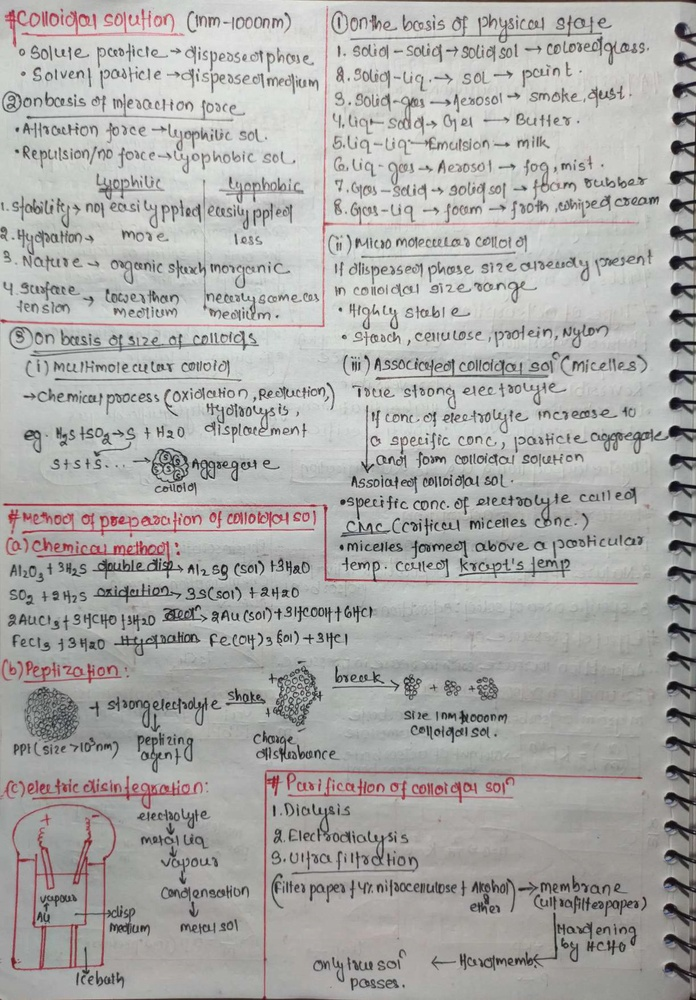
#> input picture ClassTask/colloidal_solutions.jpeg, 696 x 1000 px, shrunk from 1114 x 1600 before the run
$ python -i image_utils.py   (imports and definitions only)
#> lines starting #> are read from the running program, lines starting #| are printed output that depends on the picture
import cv2
import numpy as np
import os

def preprocess_image(image_path):
#> called with image_path = 'ClassTask/colloidal_solutions.jpeg'
    img = cv2.imread(image_path)
#> img is the input picture: shape (1000, 696, 3); mean B, G, R 168.8, 170.9, 171.6
    gray = cv2.cvtColor(img, cv2.COLOR_BGR2GRAY)
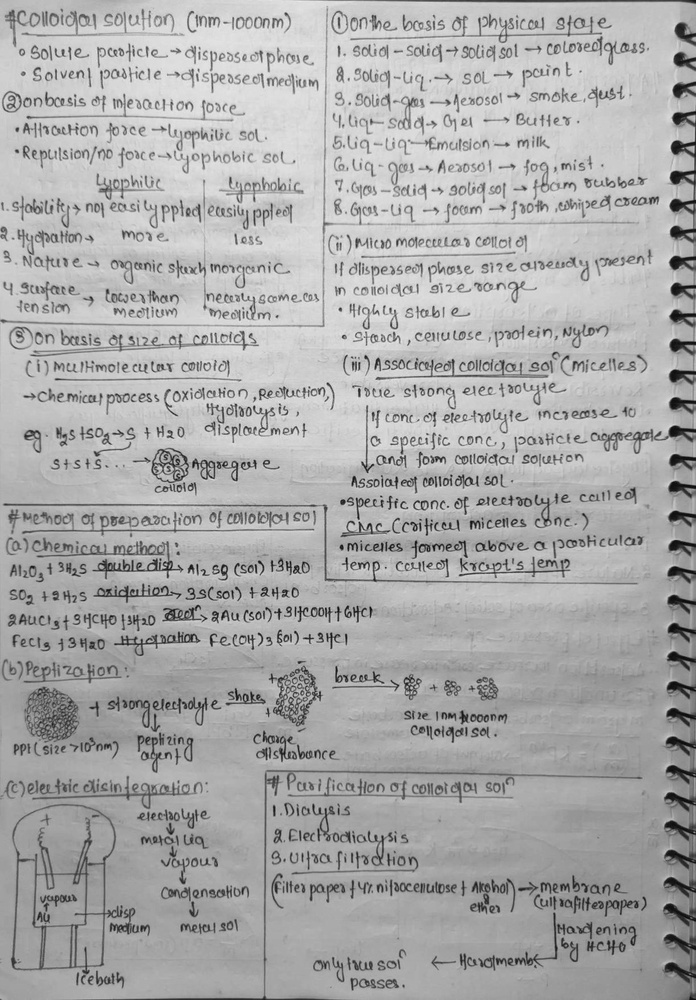
#> gray: shape (1000, 696); min 7, max 236, mean 171

    # Denoise then sharpen — better than hard thresholding for handwriting
    denoised = cv2.fastNlMeansDenoising(gray, h=10)
    kernel = np.array([[0, -1, 0], [-1, 5, -1], [0, -1, 0]])
    sharpened = cv2.filter2D(denoised, -1, kernel)
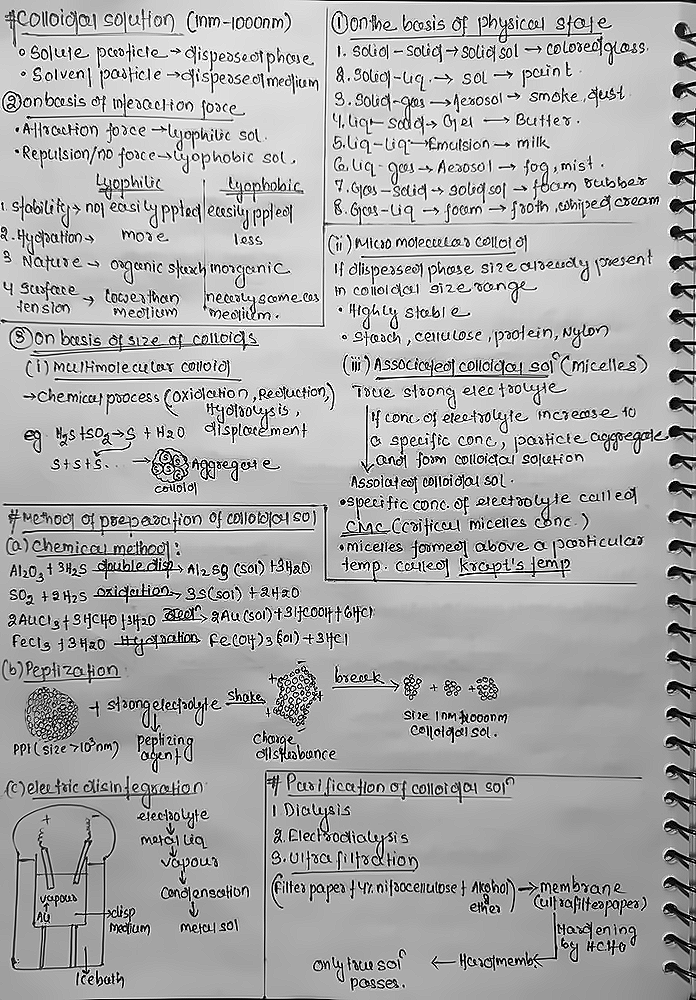
#> sharpened: shape (1000, 696); min 0, max 255, mean 171.8

    base, ext = os.path.splitext(image_path)
    processed_path = base + "_processed" + ext
    cv2.imwrite(processed_path, sharpened)
    return processed_path

>>> result = preprocess_image('ClassTask/colloidal_solutions.jpeg')

$ run again, on ClassTask/properties_colloidal.jpeg
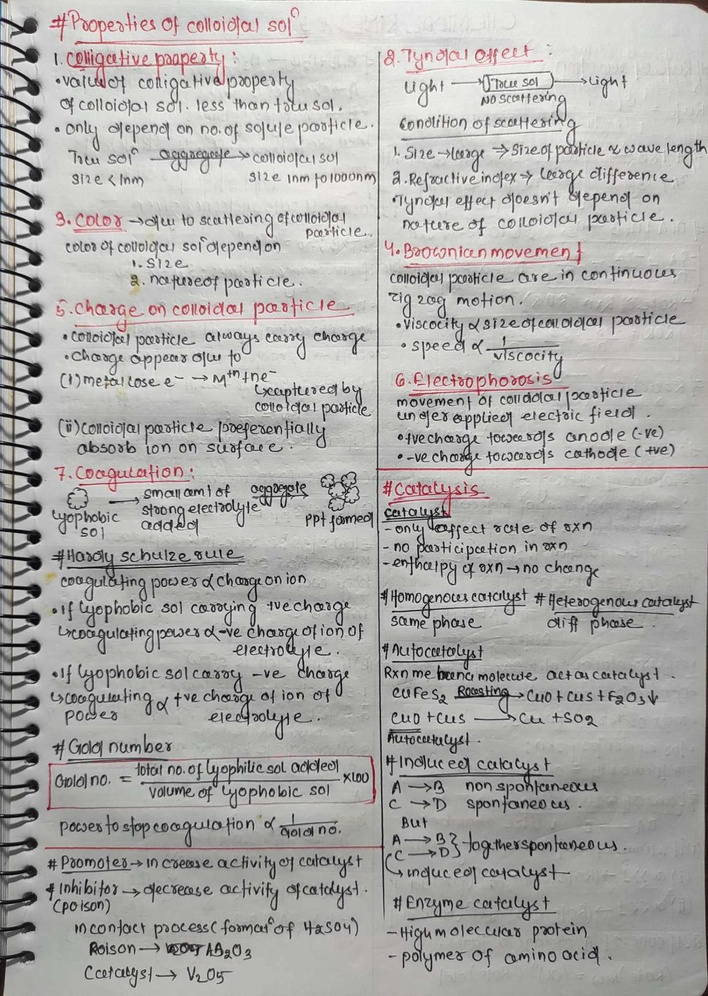
#> input picture ClassTask/properties_colloidal.jpeg, 708 x 996 px, shrunk from 1137 x 1600 before the run
#> in preprocess_image, img is the input picture: shape (996, 708, 3); mean B, G, R 169.6, 172.1, 173.3
#> in preprocess_image, `sharpened = cv2.filter2D(denoised, -1, kernel)`:
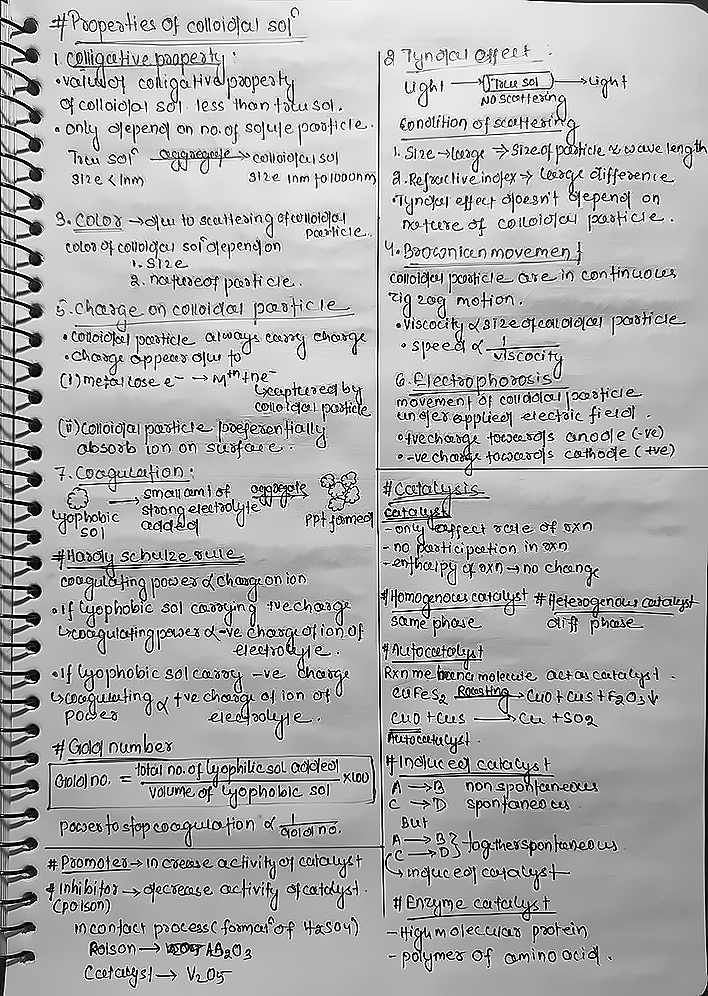
#> sharpened: shape (996, 708); min 0, max 255, mean 173.6

$ run again, on ClassTask/surface_chemistry.jpeg
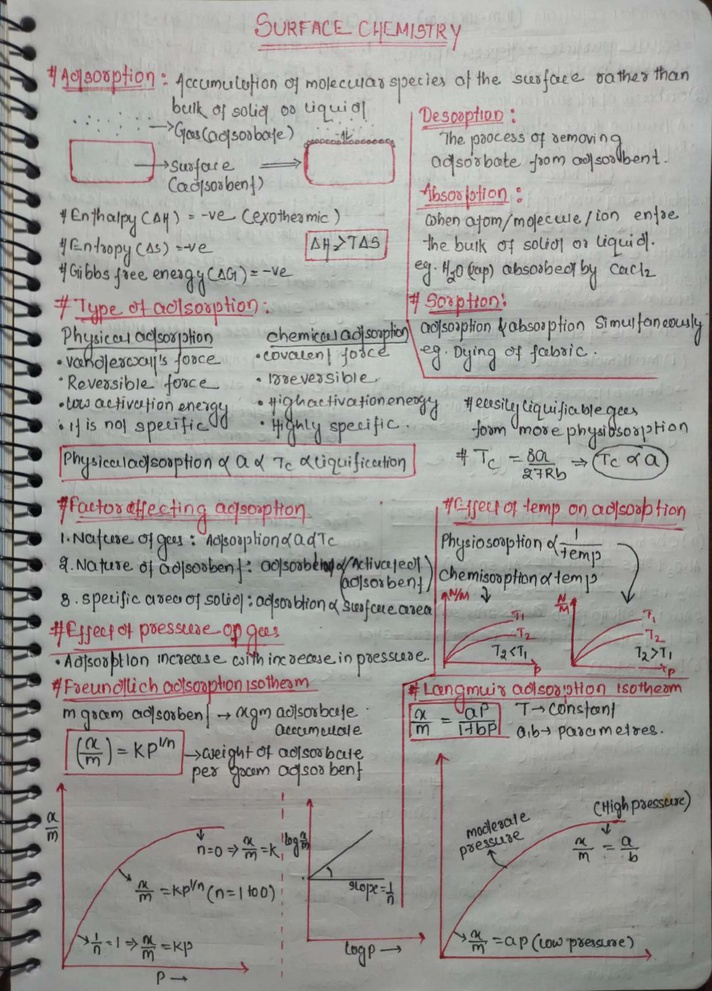
#> input picture ClassTask/surface_chemistry.jpeg, 712 x 991 px, shrunk from 1150 x 1600 before the run
#> in preprocess_image, img is the input picture: shape (991, 712, 3); mean B, G, R 154, 157.8, 158.7
#> in preprocess_image, `gray = cv2.cvtColor(img, cv2.COLOR_BGR2GRAY)`:
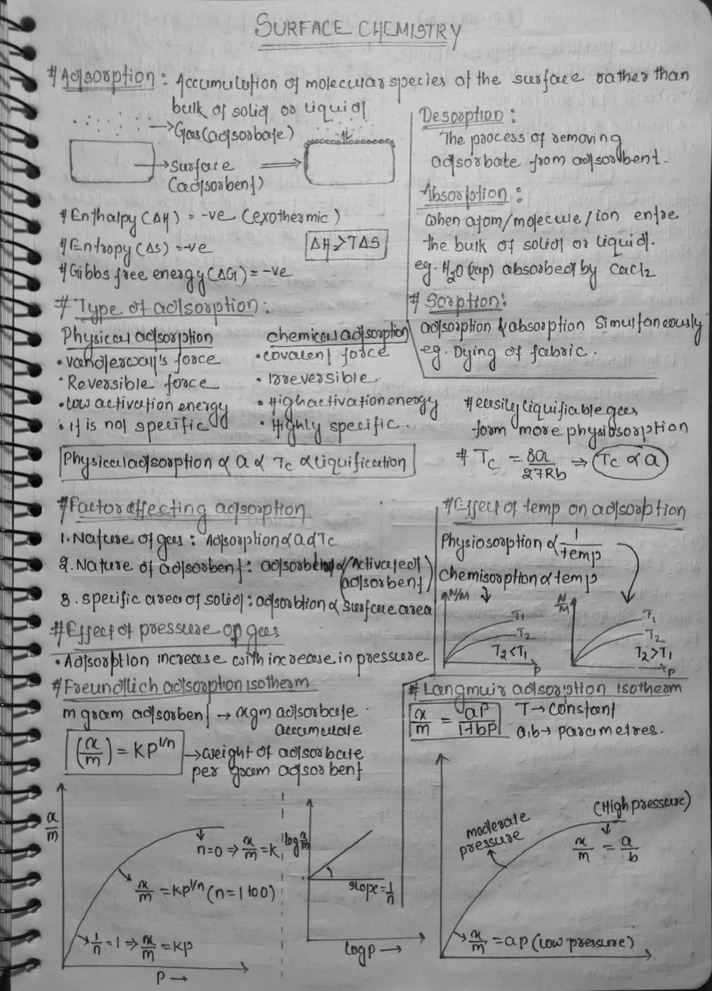
#> gray: shape (991, 712); min 1, max 217, mean 157.6
#> in preprocess_image, `sharpened = cv2.filter2D(denoised, -1, kernel)`:
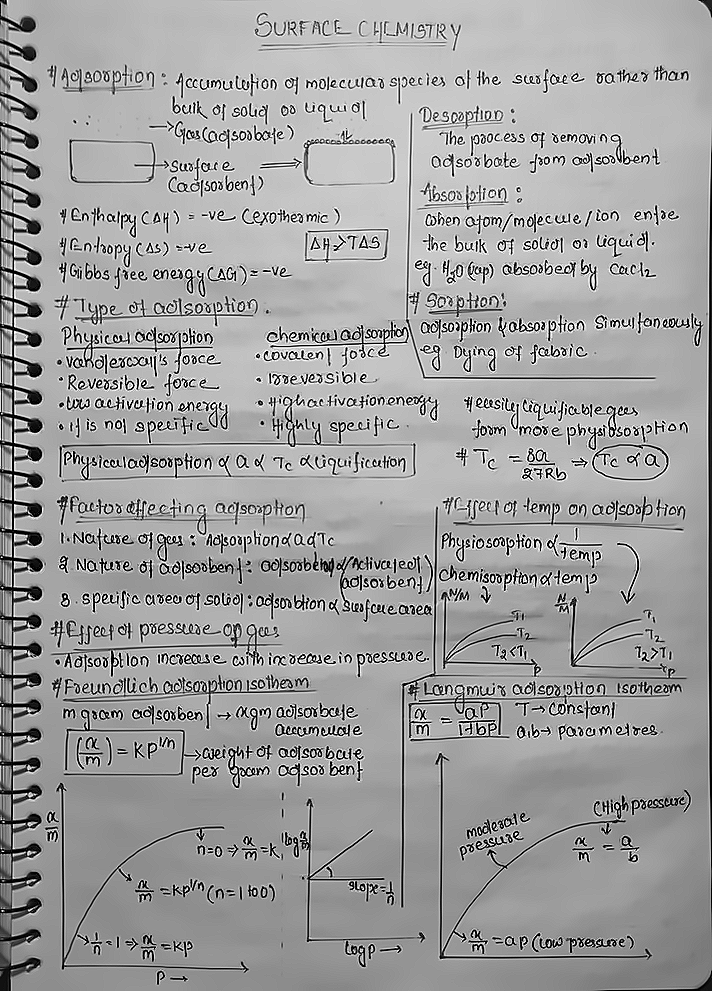
#> sharpened: shape (991, 712); min 0, max 255, mean 159.1
